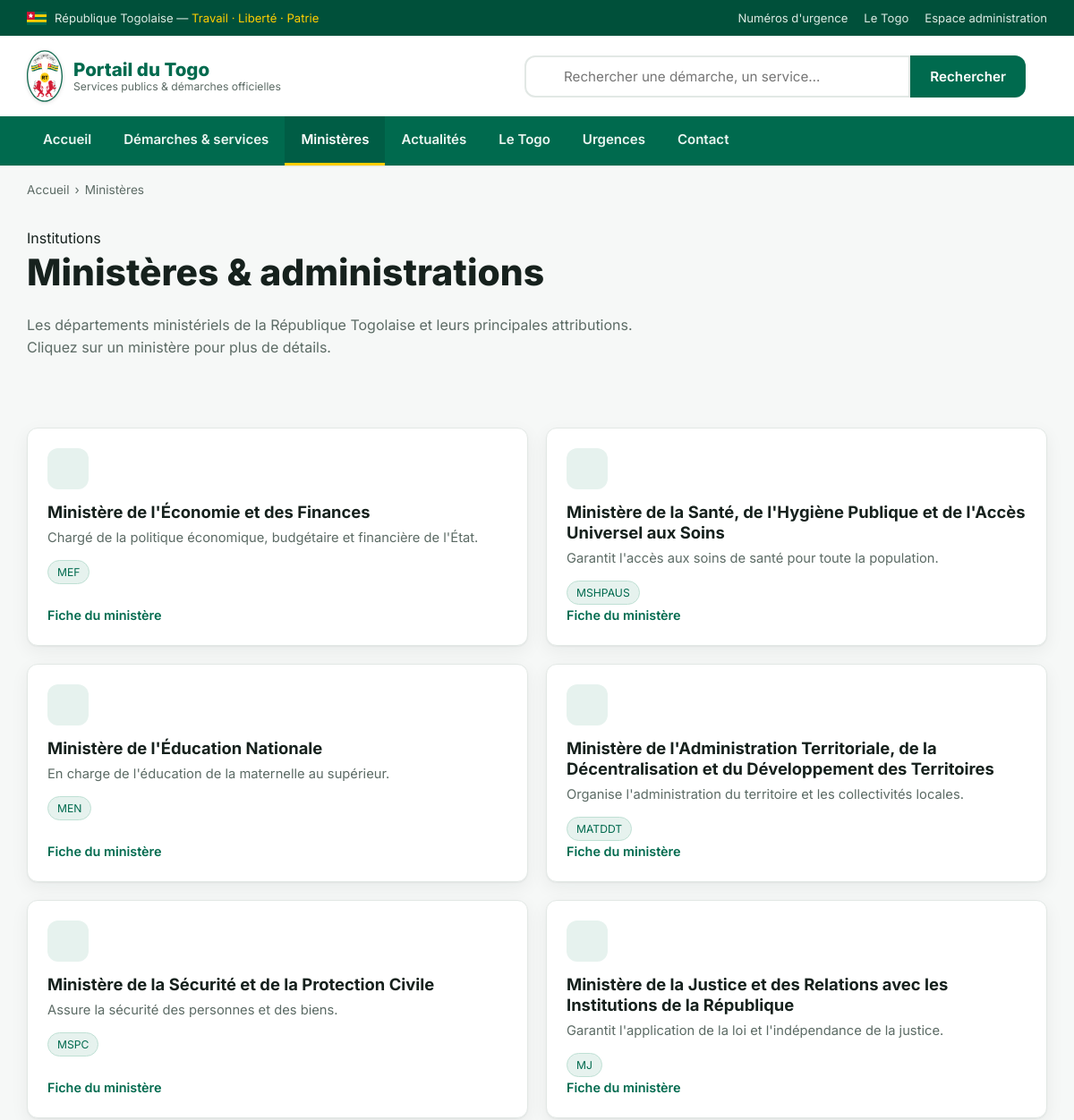
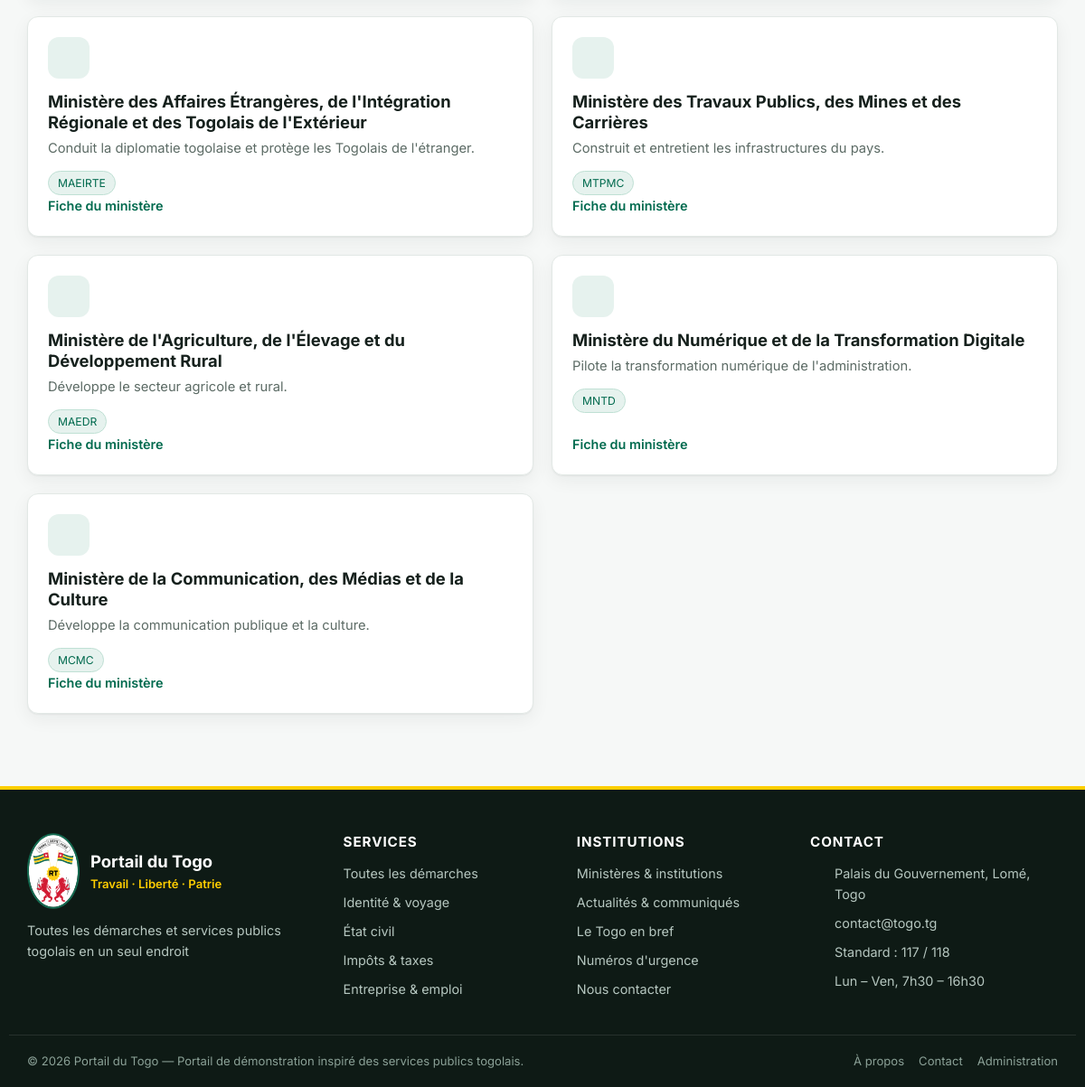
The app's page /pages/ministeres.php with its own data (2 pictures, top to bottom).
### tables this page shows
CREATE TABLE `ministeres` (
  `id`          INT AUTO_INCREMENT PRIMARY KEY,
  `nom`         VARCHAR(200) NOT NULL,
  `slug`        VARCHAR(220) NOT NULL UNIQUE,
  `sigle`       VARCHAR(60) DEFAULT NULL,
  `ministre`    VARCHAR(150) DEFAULT NULL,
  `description` TEXT,
  `missions`    TEXT,
  `site_web`    VARCHAR(255) DEFAULT NULL,
  `email`       VARCHAR(150) DEFAULT NULL,
  `telephone`   VARCHAR(60) DEFAULT NULL,
  `adresse`     VARCHAR(255) DEFAULT NULL,
  `ordre`       INT DEFAULT 0,
  `actif`       TINYINT(1) DEFAULT 1
);

### config/database.php (called while the page is built, shortened)
<?php
function db(): PDO
{
    static $pdo = null;
    if ($pdo === null) {
        $dsn = 'mysql:host=' . DB_HOST . ';port=' . DB_PORT . ';dbname=' . DB_NAME . ';charset=' . DB_CHARSET;
        $options = [
            PDO::ATTR_ERRMODE            => PDO::ERRMODE_EXCEPTION,
            PDO::ATTR_DEFAULT_FETCH_MODE => PDO::FETCH_ASSOC,
            PDO::ATTR_EMULATE_PREPARES   => false,
        ];
        try {
            $pdo = new PDO($dsn, DB_USER, DB_PASS, $options);
        } catch (PDOException $e) {
            if (DEBUG) {
                die('Erreur de connexion à la base de données : ' . $e->getMessage());
            }
            die('Le service est temporairement indisponible. Merci de réessayer plus tard.');
        }
    }
    return $pdo;
}

### pages/ministeres.php (the view, shortened to what this page needs)
<?php
require_once __DIR__ . '/../includes/functions.php';
$ministeres = db()->query('SELECT * FROM ministeres WHERE actif = 1 ORDER BY ordre, nom')->fetchAll();
require __DIR__ . '/../includes/header.php';
?>
<div class="container">
    <nav class="breadcrumb"><a href="<?= url('index.php') ?>">Accueil</a><span>›</span>Ministères</nav>
</div>
<section class="section section--tight">
    <div class="container">
        <span class="kicker">Institutions</span>
        <h1>Ministères &amp; administrations</h1>
        <p style="color:var(--muted);max-width:680px">Les départements ministériels de la République Togolaise et leurs principales attributions. Cliquez sur un ministère pour plus de détails.</p>
    </div>
</section>
<section class="section section--tight">
    <div class="container">
        <div class="grid grid--2">
            <?php foreach ($ministeres as $m): ?>
                <a class="card card--link" href="<?= e(ministere_url($m)) ?>">
                    <span class="card__icon"><?= icon('building', 24) ?></span>
                    <h3><?= e($m['nom']) ?></h3>
                    <p><?= e(excerpt($m['description'], 24)) ?></p>
                    <?php if ($m['sigle']): ?><div class="tags"><span class="tag tag--green"><?= e($m['sigle']) ?></span></div><?php endif; ?>
                    <span class="card__more">Fiche du ministère <?= icon('arrow-right', 15) ?></span>
                </a>
            <?php endforeach; ?>
        </div>
    </div>
</section>
<?php require __DIR__ . '/../includes/footer.php'; ?>

### includes/functions.php (shortened to what this page needs)
<?php
require_once __DIR__ . '/../config/database.php';
function e(?string $value): string
{
    return htmlspecialchars((string) $value, ENT_QUOTES | ENT_SUBSTITUTE, 'UTF-8');
}
function url(string $path = ''): string
{
    return rtrim(BASE_URL, '/') . '/' . ltrim($path, '/');
}
function asset(string $path): string
{
    return url('assets/' . ltrim($path, '/'));
}
function excerpt(?string $text, int $words = 25): string
{
    $text = trim(strip_tags((string) $text));
    $parts = preg_split('/\s+/', $text) ?: [];
    if (count($parts) <= $words) {
        return $text;
    }
    return implode(' ', array_slice($parts, 0, $words)) . '…';
}
function ministere_url(array $m): string
{
    return url('pages/ministere.php?slug=' . urlencode($m['slug']));
}
function icon(string $name, int $size = 24, string $class = ''): string
{
    $p = $paths[$name] ?? $paths['folder'];
    $cls = $class ? ' class="' . e($class) . '"' : '';
    return '<svg' . $cls . ' xmlns="http://www.w3.org/2000/svg" width="' . $size . '" height="' . $size
        . '" viewBox="0 0 24 24" fill="none" stroke="currentColor" stroke-width="1.8" '
        . 'stroke-linecap="round" stroke-linejoin="round" aria-hidden="true">' . $p . '</svg>';
}
function togo_flag(int $w = 46): string
{
    $h = (int) round($w * 2 / 3);
    return '<svg class="flag" xmlns="http://www.w3.org/2000/svg" width="' . $w . '" height="' . $h
        . '" viewBox="0 0 60 40" role="img" aria-label="Drapeau du Togo">'
        . '<rect width="60" height="40" fill="#006a4e"/>'
        . '<rect y="8" width="60" height="8" fill="#ffce00"/>'
        . '<rect y="16" width="60" height="8" fill="#006a4e"/>'
        . '<rect y="24" width="60" height="8" fill="#ffce00"/>'
        . '<rect y="32" width="60" height="8" fill="#006a4e"/>'
        . '<rect width="24" height="24" fill="#d21034"/>'
        . '<path d="M12 4l2.35 4.76 5.25.76-3.8 3.7.9 5.23L12 15.98l-4.7 2.47.9-5.23-3.8-3.7 5.25-.76z" fill="#fff"/>'
        . '</svg>';
}
function togo_emblem(int $w = 40, string $class = 'emblem'): string
{
    $ratio = 1080 / 750;
    $h = (int) round($w * $ratio);
    return '<img class="' . e($class) . '" src="' . asset('img/armoiries-togo.svg')
        . '" width="' . $w . '" height="' . $h . '" alt="Armoiries de la République Togolaise" '
        . 'decoding="async">';
}

### assets/css/style.css (style rules this page uses)
:root { --green: #006a4e; --green-dark: #00503a; --green-light: #e6f2ee; --yellow: #ffce00; --yellow-light: #fff8dd; --red: #d21034; --red-light: #fde8ec; --ink: #16211d; --muted: #5c6b65; --line: #e2e8e5; --bg: #f6f8f7; --white: #ffffff; --radius: 12px; --radius-sm: 8px; --shadow: 0 1px 2px rgba(16, 40, 32, .06), 0 6px 20px rgba(16, 40, 32, .06); --shadow-lg: 0 12px 40px rgba(16, 40, 32, .14); --container: 1180px; --font: 'Inter', system-ui, -apple-system, 'Segoe UI', Roboto, Helvetica, Arial, sans-serif; }
* { box-sizing: border-box; }
html { scroll-behavior: smooth; }
body { margin: 0; font-family: var(--font); color: var(--ink); background: var(--bg); line-height: 1.6; -webkit-font-smoothing: antialiased; }
img { max-width: 100%; display: block; }
a { color: var(--green); text-decoration: none; }
h1, h2, h3, h4 { line-height: 1.25; color: var(--ink); margin: 0 0 .5em; }
h1 { font-size: clamp(1.7rem, 3.4vw, 2.6rem); font-weight: 800; }
h3 { font-size: 1.15rem; font-weight: 700; }
p { margin: 0 0 1em; }
.container { width: 100%; max-width: var(--container); margin: 0 auto; padding: 0 20px; }
.emblem { display: inline-block; vertical-align: middle; }
.section { padding: 46px 0; }
.section--tight { padding: 30px 0; }
.breadcrumb { font-size: .85rem; color: var(--muted); padding: 16px 0 0; }
.breadcrumb a { color: var(--muted); }
.breadcrumb span { margin: 0 6px; }
.grid { display: grid; gap: 20px; }
.grid--2 { grid-template-columns: repeat(2, 1fr); }
.card { background: var(--white); border: 1px solid var(--line); border-radius: var(--radius); padding: 22px; box-shadow: var(--shadow); transition: transform .15s, box-shadow .15s, border-color .15s; display: flex; flex-direction: column; }
.card__icon { width: 46px; height: 46px; border-radius: 12px; display: grid; place-items: center; background: var(--green-light); color: var(--green); margin-bottom: 14px; }
.card h3 { margin-bottom: 6px; }
.card p { color: var(--muted); font-size: .92rem; margin-bottom: 12px; }
.card__more { margin-top: auto; color: var(--green); font-weight: 600; font-size: .9rem; display: inline-flex; align-items: center; gap: 6px; }
.tag { font-size: .76rem; background: var(--bg); border: 1px solid var(--line); color: var(--muted); padding: 3px 10px; border-radius: 100px; display: inline-flex; align-items: center; gap: 5px; }
.tag--green { background: var(--green-light); border-color: #bfe0d4; color: var(--green); }
.site-footer__contact svg { color: var(--yellow); flex-shrink: 0; margin-top: 2px; }
.card, .panel, .urgence-card, .stat { animation: rise .4s ease both; }
.brand .emblem { filter: drop-shadow(0 1px 2px rgba(0,0,0,.15)); }
.card__more svg { transition: transform .15s; }
.card__icon { transition: transform .2s; }
svg { vertical-align: middle; }
.card__icon, .urgence-card__icon, .hero-card__ico, .to-top, .steps li::before { place-items: center; }

### records on screen
ministeres: $size 24 (drawn), nom "Ministère de l'Économie et des Finances", description "Chargé de la politique économique, budgétaire et financière de l'État.", sigle "MEF"
ministeres: $size 24 (drawn), nom "Ministère de la Santé, de l'Hygiène Publique et de l'Accès Universel aux Soins", description "Garantit l'accès aux soins de santé pour toute la population.", sigle "MSHPAUS"
ministeres: $size 24 (drawn), nom "Ministère de l'Éducation Nationale", description "En charge de l'éducation de la maternelle au supérieur.", sigle "MEN"
ministeres: $size 24 (drawn), nom "Ministère de l'Administration Territoriale, de la Décentralisation et du Développement des Territoires", description "Organise l'administration du territoire et les collectivités locales.", sigle "MATDDT"
ministeres: $size 24 (drawn), nom "Ministère de la Sécurité et de la Protection Civile", description "Assure la sécurité des personnes et des biens.", sigle "MSPC"
ministeres: $size 24 (drawn), nom "Ministère de la Justice et des Relations avec les Institutions de la République", description "Garantit l'application de la loi et l'indépendance de la justice.", sigle "MJ"
ministeres: $size 24 (drawn), nom "Ministère des Affaires Étrangères, de l'Intégration Régionale et des Togolais de l'Extérieur", description "Conduit la diplomatie togolaise et protège les Togolais de l'étranger.", sigle "MAEIRTE"
ministeres: $size 24 (drawn), nom "Ministère des Travaux Publics, des Mines et des Carrières", description "Construit et entretient les infrastructures du pays.", sigle "MTPMC"
ministeres: $size 24 (drawn), nom "Ministère de l'Agriculture, de l'Élevage et du Développement Rural", description "Développe le secteur agricole et rural.", sigle "MAEDR"
ministeres: $size 24 (drawn), nom "Ministère du Numérique et de la Transformation Digitale", description "Pilote la transformation numérique de l'administration.", sigle "MNTD"
ministeres: $size 24 (drawn), nom "Ministère de la Communication, des Médias et de la Culture", description "Développe la communication publique et la culture.", sigle "MCMC"

### other values on screen
SITE_NAME "Portail du Togo"
SITE_TAGLINE "Toutes les démarches et services publics togolais en un seul endroit"
ADMIN_EMAIL "contact@togo.tg"
